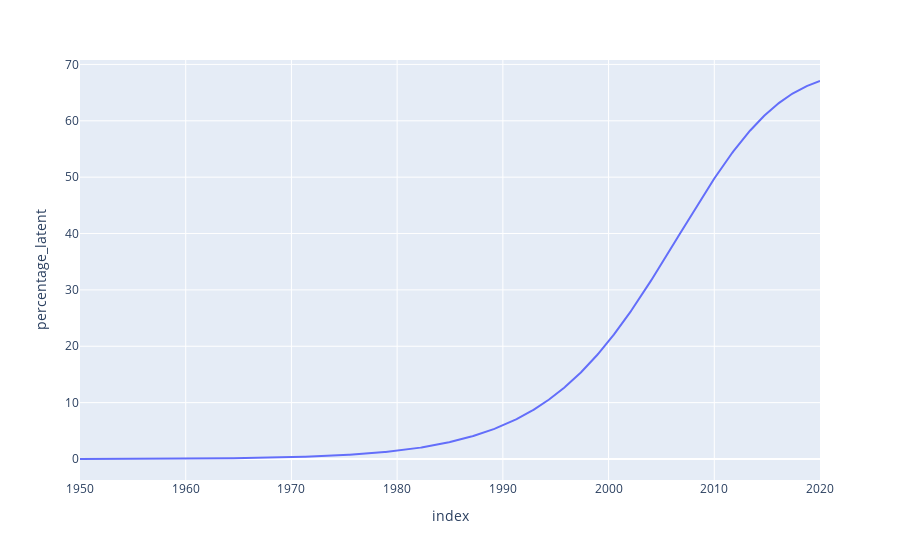

Source (notebook cell):
### Code cell
fig.show()

### Figure 1 — Plotly figure (JSON) as saved in the notebook; plotly's stock layout.template omitted (floating-point values rounded to 4 significant figures; data arrays with more than 128 entries replaced by an {"elided": "..."} marker saying what was removed)
{"data": [{"hovertemplate": "index=%{x}<br>percentage_latent=%{y}<extra></extra>", "legendgroup": "", "line": {"color": "#636efa", "dash": "solid"}, "marker": {"symbol": "circle"}, "mode": "lines", "name": "", "orientation": "v", "showlegend": false, "type": "scatter", "x": {"elided": "701 float values"}, "xaxis": "x", "y": {"elided": "701 float values"}, "yaxis": "y"}], "layout": {"legend": {"tracegroupgap": 0}, "margin": {"t": 60}, "xaxis": {"anchor": "y", "domain": [0, 1], "title": {"text": "index"}}, "yaxis": {"anchor": "x", "domain": [0, 1], "title": {"text": "percentage_latent"}}}}
